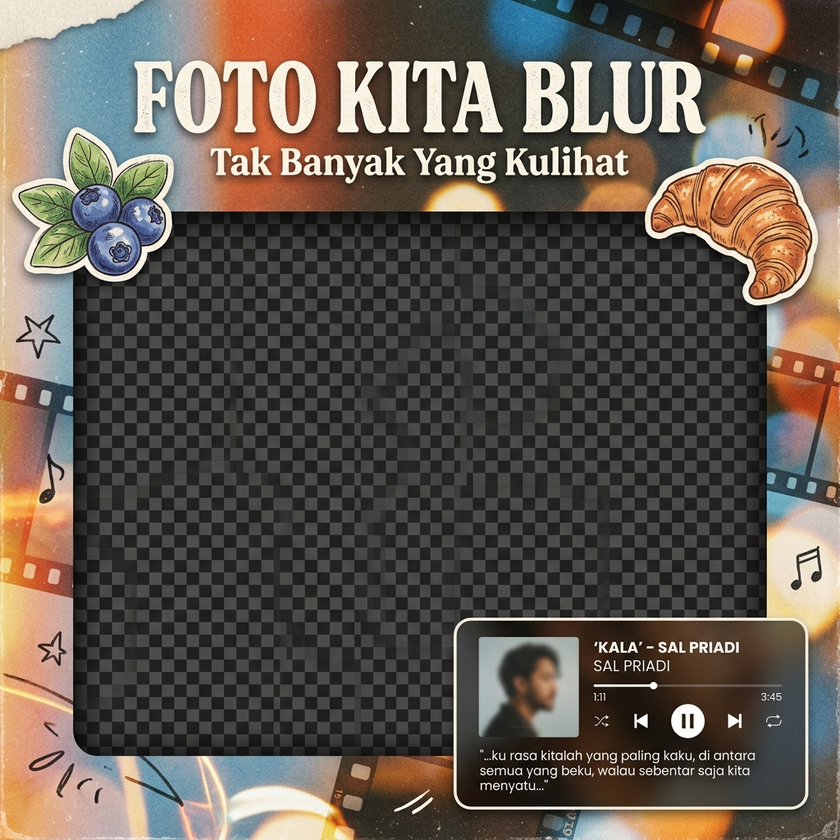
#> input picture images/frame1.png, 840 x 840 px, shrunk from 1024 x 1024 before the run; its folder holds only this picture in this run
$ python process_frames.py
#> lines starting #> are read from the running program, lines starting #| are printed output that depends on the picture; after the words box and inside, x2 and y2 are one past the last pixel; in counts of white or black regions, pixels touching at a corner belong together
import cv2
import numpy as np
import glob
import os

def process_frame(img_path):
#> called with img_path = 'images/frame1.png'
    print(f"Processing {img_path}...")
    img = cv2.imread(img_path, cv2.IMREAD_UNCHANGED)
#> img is the input picture: shape (840, 840, 3); mean B, G, R 80.4, 89.1, 98.5
    if img is None:
        print("Failed to load")
        return False

    if img.shape[2] == 3:
        img = cv2.cvtColor(img, cv2.COLOR_BGR2BGRA)
#> img: shape (840, 840, 4)

    # Mask neutral pixels
    b, g, r, a = cv2.split(img)
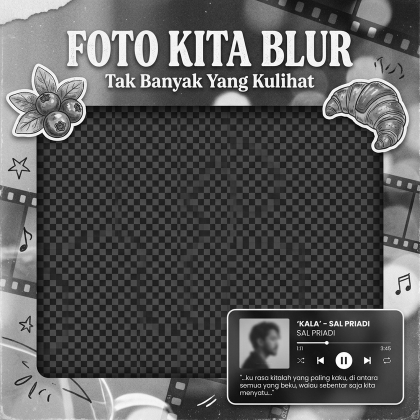
#> g: shape (840, 840) (shown at 1/2 size); min 0, max 255, mean 89.1
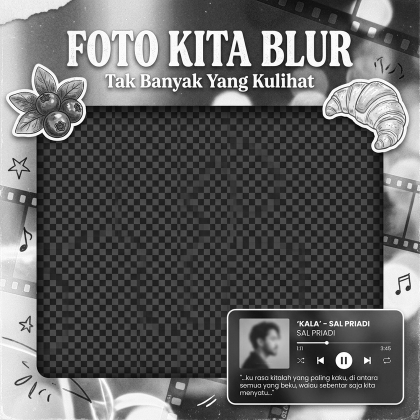
#> r: shape (840, 840) (shown at 1/2 size); min 0, max 255, mean 98.5
#> a: shape (840, 840); every value is 255

    # Calculate differences between channels
    diff_rg = cv2.absdiff(r, g)
    diff_gb = cv2.absdiff(g, b)
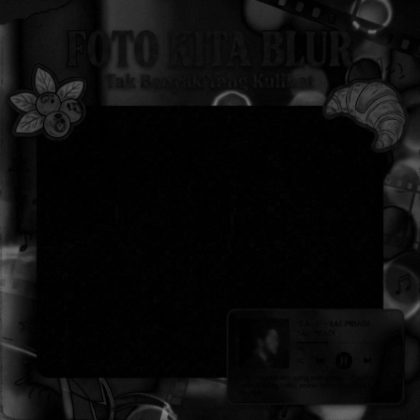
#> diff_gb: shape (840, 840) (shown at 1/2 size); min 0, max 135, mean 11.7
    diff_rb = cv2.absdiff(r, b)
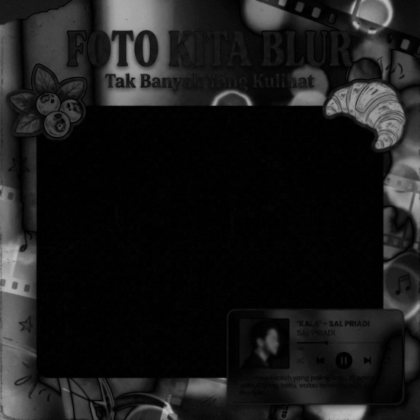
#> diff_rb: shape (840, 840) (shown at 1/2 size); min 0, max 194, mean 26.2

    # A pixel is neutral if the differences are small
    neutral_mask = (diff_rg < 15) & (diff_gb < 15) & (diff_rb < 15)
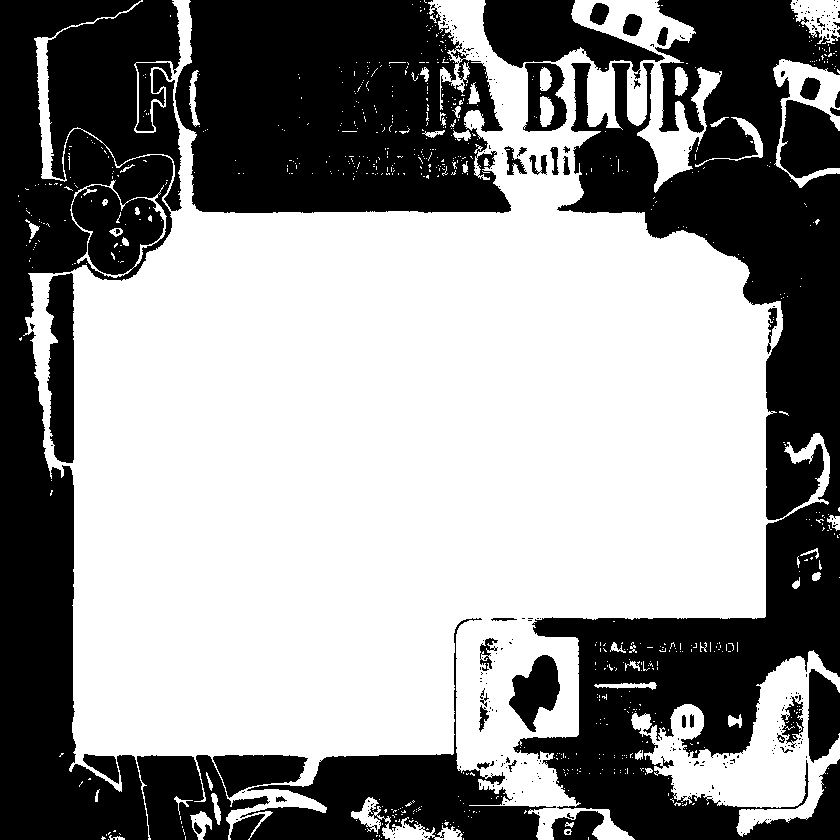
#> neutral_mask: shape (840, 840) bool; 57.1% white; 283 black regions (239 under 20 px), largest, box (x1, y1, x2, y2) and area: (513, 0, 840, 840) 106529, (0, 0, 182, 840) 82961, (175, 0, 511, 213) 59299

    # Convert to uint8
    neutral_mask = neutral_mask.astype(np.uint8) * 255

    # Morphological closing to fill gaps in checkerboard (if any)
    kernel = np.ones((9,9), np.uint8)
    closed = cv2.morphologyEx(neutral_mask, cv2.MORPH_CLOSE, kernel)
#> closed: shape (840, 840); 60.5% white; 48 black regions, largest, box (x1, y1, x2, y2) and area: (525, 0, 840, 840) 94391, (0, 0, 148, 840) 54735, (176, 0, 509, 213) 52431

    # Morphological opening to remove small noise (like text)
    opened = cv2.morphologyEx(closed, cv2.MORPH_OPEN, kernel)
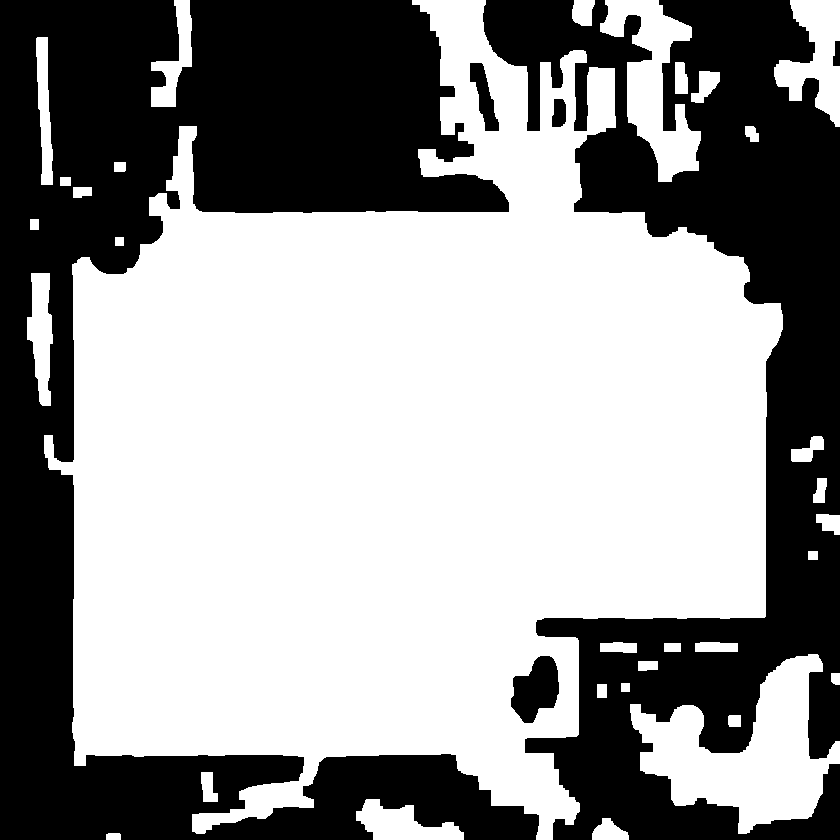
#> opened: shape (840, 840); 58.8% white; 6 black regions

    # Find contours
    contours, _ = cv2.findContours(opened, cv2.RETR_EXTERNAL, cv2.CHAIN_APPROX_SIMPLE)
#> contours = 32 contours; largest, box (x1, y1, x2, y2) and area: (44, 0, 783, 840) 371963, (630, 654, 840, 834) 17210, (600, 0, 701, 182) 7490, (774, 0, 840, 127) 4256, (356, 799, 464, 840) 2353

    h, w = img.shape[:2]
    total_area = w * h

    modified = False

    for cnt in contours:
        area = cv2.contourArea(cnt)
        # If the contour is large enough (e.g. > 5% of the image)
        if area > total_area * 0.05:
            # Check solidity (to avoid masking complex gray frames)
            hull = cv2.convexHull(cnt)
            hull_area = cv2.contourArea(hull)
            solidity = float(area) / hull_area if hull_area > 0 else 0

            # Checkerboard cutouts are usually rectangular, so high solidity.
            if solidity > 0.8:
                # We found a cutout! Draw it as transparent on the alpha channel
                cv2.drawContours(a, [cnt], -1, 0, -1)
                modified = True
                print(f"  Found cutout: area={area}, solidity={solidity:.2f}")
#> this loop made 32 passes
#> (area, hull_area, solidity) on pass 31: (371963, 496144.5, 0.75)

    if modified:
        # Merge back
        img = cv2.merge((b, g, r, a))
        cv2.imwrite(img_path, img)
        print("  Saved!")
        return True
    else:
        print("  No cutout found.")
        return False

for f in glob.glob("images/frame*.png"):
    process_frame(f)

$ run again, on images/frame13.png
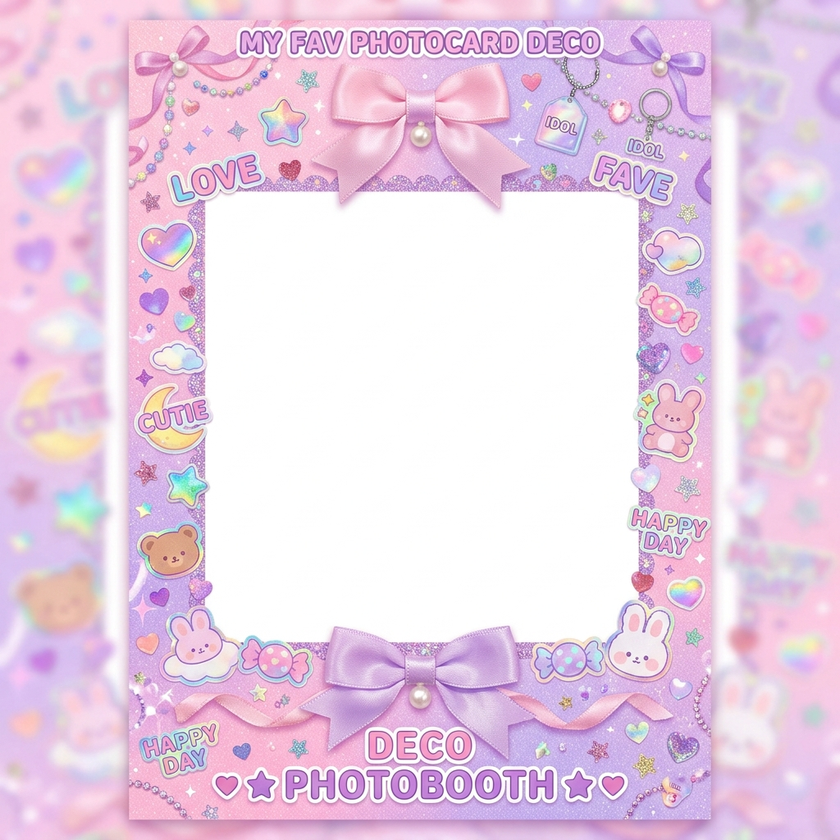
#> input picture images/frame13.png, 840 x 840 px, shrunk from 1024 x 1024 before the run
#> in process_frame, img is the input picture: shape (840, 840, 3); mean B, G, R 230.1, 209.2, 233.4
#> in process_frame, `neutral_mask = (diff_rg < 15) & (diff_gb < 15) & (diff_rb < 15)`:
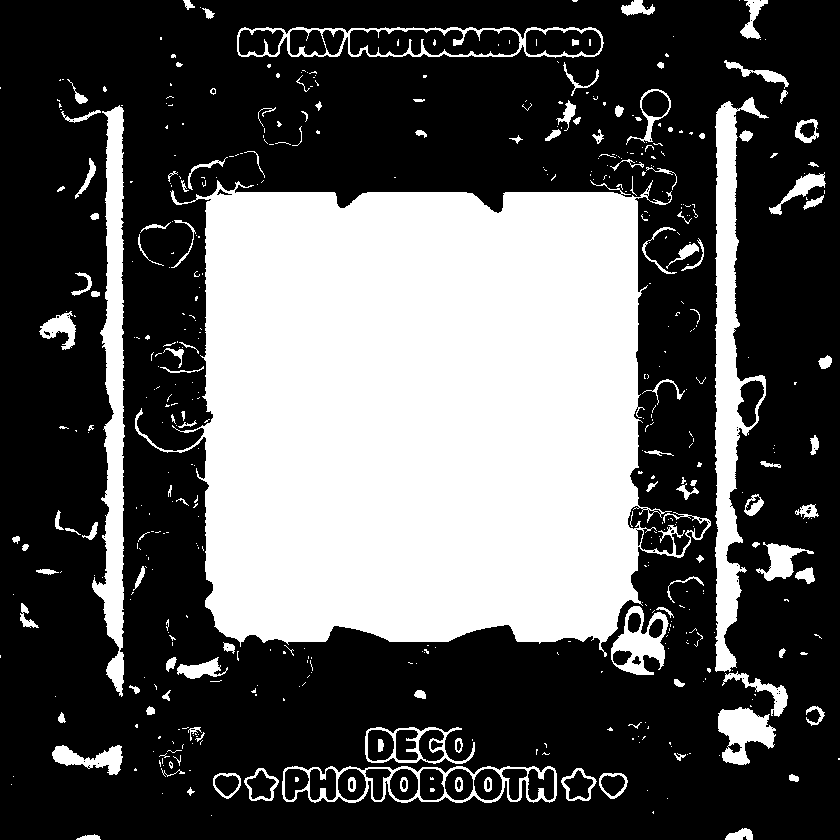
#> neutral_mask: shape (840, 840) bool; 34.1% white; 506 white regions (374 under 20 px), largest, box (x1, y1, x2, y2) and area: (135, 180, 711, 657) 191844, (715, 97, 769, 672) 11741, (92, 105, 125, 697) 9668
#> closed: shape (840, 840); 36.8% white; 187 white regions (105 under 20 px), largest, box (x1, y1, x2, y2) and area: (135, 89, 788, 765) 219496, (57, 99, 153, 697) 11133, (213, 727, 628, 803) 10263
#> opened: shape (840, 840); 33.7% white; 53 white regions
#> contours = 53 contours; largest, box (x1, y1, x2, y2) and area: (172, 184, 677, 674) 196262, (685, 104, 750, 680) 11608, (92, 108, 125, 641) 9037, (336, 728, 469, 802) 3620, (718, 707, 775, 764) 1984
#> the loop in process_frame, `for cnt in contours:` made 53 passes
#> (area, hull_area, solidity, modified) on pass 37: (196262.5, 225268.5, 0.871, True)
#> (printed output is left out)
#> after the loop in process_frame, `for cnt in contours:`:
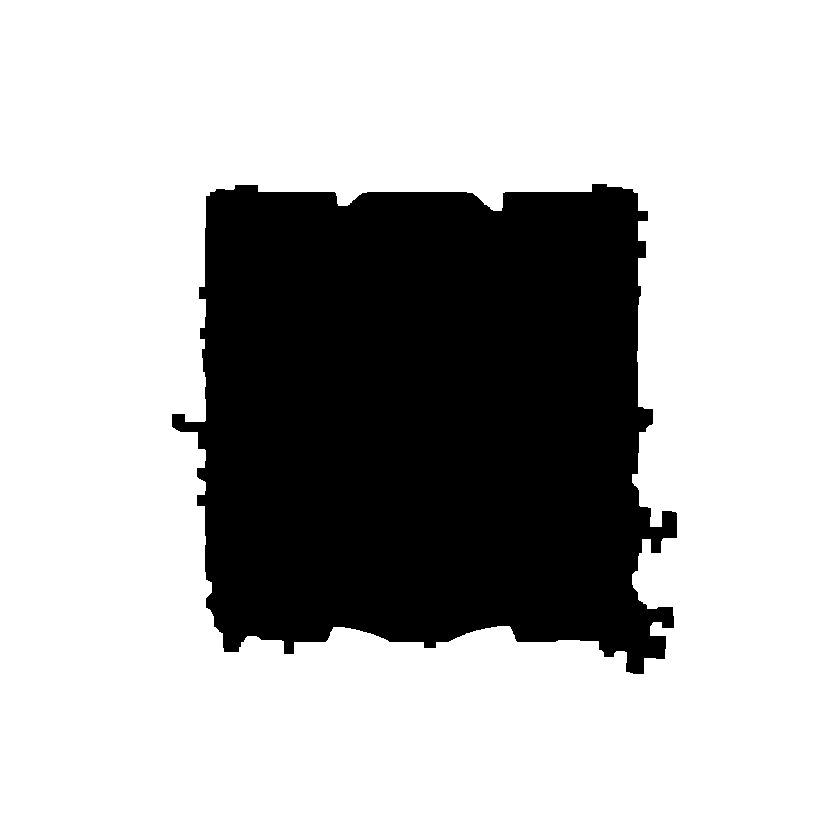
#> a: shape (840, 840); 72% white; 1 black region, box (x1, y1, x2, y2) and area: (172, 184, 677, 674) 197435
